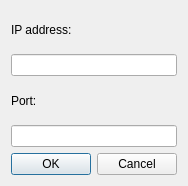
<?xml version="1.0" encoding="UTF-8"?>
<ui version="4.0">
 <class>NanoleafNewDeviceDialog</class>
 <widget class="QDialog" name="NanoleafNewDeviceDialog">
  <property name="geometry">
   <rect>
    <x>0</x>
    <y>0</y>
    <width>184</width>
    <height>186</height>
   </rect>
  </property>
  <property name="sizePolicy">
   <sizepolicy hsizetype="Maximum" vsizetype="Maximum">
    <horstretch>0</horstretch>
    <verstretch>0</verstretch>
   </sizepolicy>
  </property>
  <property name="windowTitle">
   <string>New Nanoleaf device</string>
  </property>
  <layout class="QVBoxLayout" name="verticalLayout">
   <item>
    <widget class="QLabel" name="deviceIPLabel">
     <property name="text">
      <string>IP address:</string>
     </property>
    </widget>
   </item>
   <item>
    <widget class="QLineEdit" name="deviceIPEdit"/>
   </item>
   <item>
    <widget class="QLabel" name="devicePortLabel">
     <property name="text">
      <string>Port:</string>
     </property>
    </widget>
   </item>
   <item>
    <widget class="QLineEdit" name="devicePortEdit"/>
   </item>
   <item>
    <widget class="QDialogButtonBox" name="buttonBox">
     <property name="orientation">
      <enum>Qt::Horizontal</enum>
     </property>
     <property name="standardButtons">
      <set>QDialogButtonBox::Cancel|QDialogButtonBox::Ok</set>
     </property>
    </widget>
   </item>
  </layout>
 </widget>
 <resources/>
 <connections>
  <connection>
   <sender>buttonBox</sender>
   <signal>accepted()</signal>
   <receiver>NanoleafNewDeviceDialog</receiver>
   <slot>accept()</slot>
   <hints>
    <hint type="sourcelabel">
     <x>248</x>
     <y>254</y>
    </hint>
    <hint type="destinationlabel">
     <x>157</x>
     <y>274</y>
    </hint>
   </hints>
  </connection>
  <connection>
   <sender>buttonBox</sender>
   <signal>rejected()</signal>
   <receiver>NanoleafNewDeviceDialog</receiver>
   <slot>reject()</slot>
   <hints>
    <hint type="sourcelabel">
     <x>316</x>
     <y>260</y>
    </hint>
    <hint type="destinationlabel">
     <x>286</x>
     <y>274</y>
    </hint>
   </hints>
  </connection>
 </connections>
</ui>
